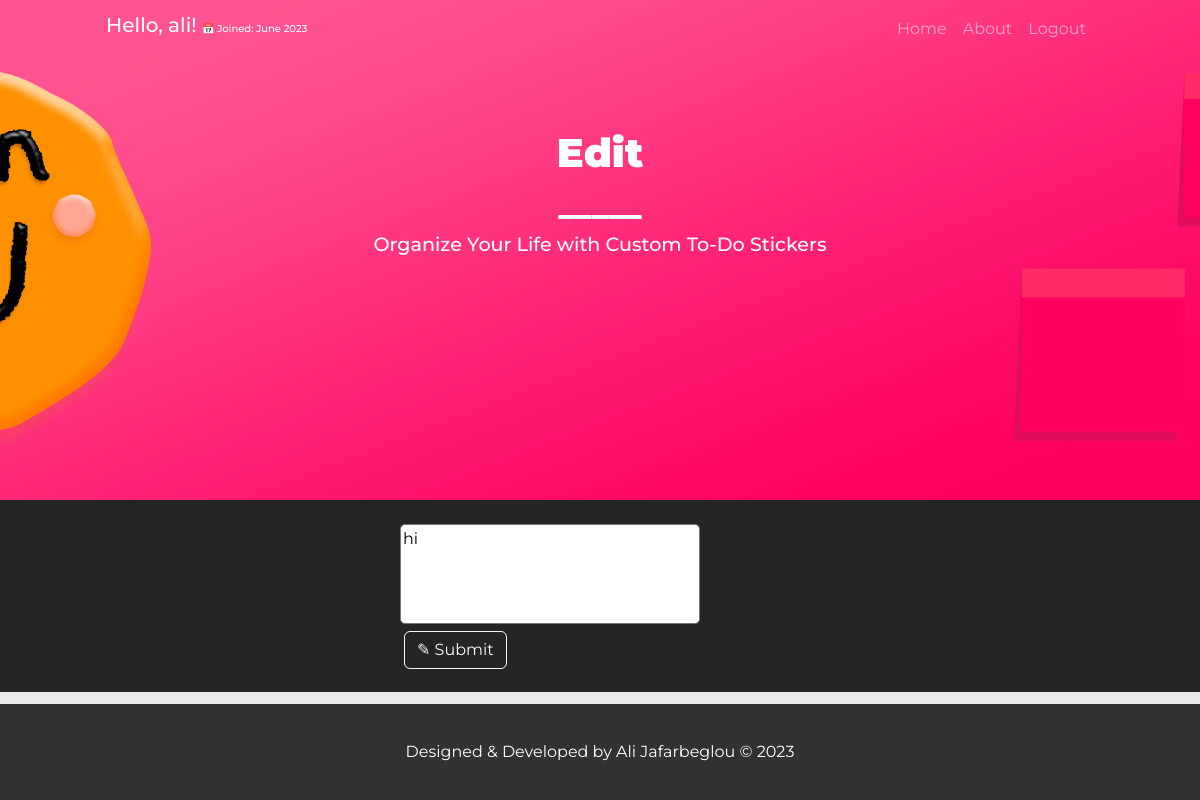
Before: /edit-todo/1 (signed in) with the older database file.
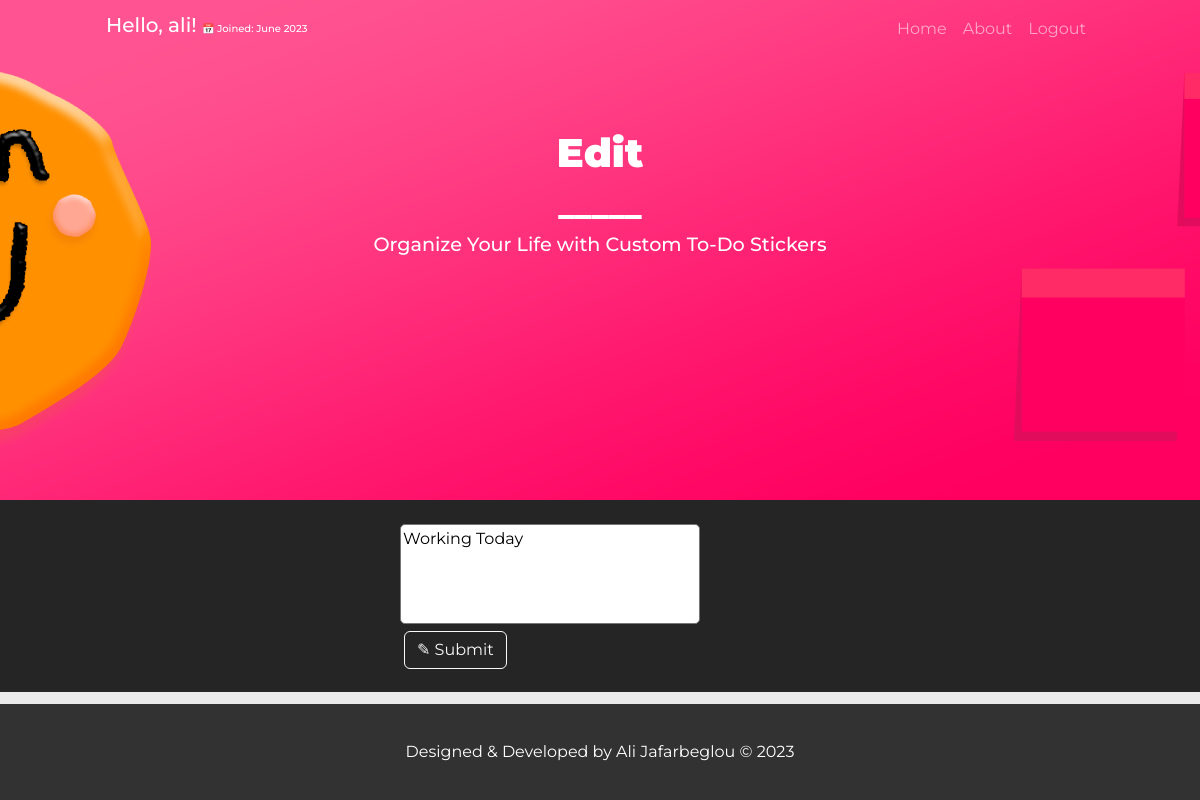
After: the same page with the newer database file.
### main.py (models this page shows)
    class ToDo(db.Model):
        __tablename__ = "to_do"
        id = db.Column(db.Integer, primary_key=True)
        todo_id = db.Column(db.Integer, db.ForeignKey(
            "users.id"), nullable=False)
        parent_user = relationship("Users", back_populates="todos")
        todo = db.Column(db.String(250))
        post_time = db.Column(db.String(250))

### main.py (the view)
    @app.route('/edit-todo/<int:item_id>', methods=["GET", "POST"])
    @login_required
    def edit_todo(item_id):
        todo = ToDo.query.get_or_404(item_id)
        edit_form = ToDoForm(obj=todo)
        if edit_form.validate_on_submit():
            todo.todo = edit_form.todo.data
            db.session.commit()
            return redirect(url_for('home'))
        return render_template('edit.html', form=edit_form, current_user=current_user, edit_page=True, logged_in=current_user.is_authenticated)

### main.py
    class ToDoForm(FlaskForm):
        todo = TextAreaField('ToDo', validators=[DataRequired(), Length(
            min=1, max=100)], render_kw={
            "class": "textArea-sec"})
        submit = SubmitField('Add', render_kw={
                             'class': 'btn btn-light', 'style': 'margin:1%'})

### main.py (called while the page is built)
@login_manager.user_loader
def load_user(user_id):
    return Users.query.get(int(user_id))

### templates/edit.html (shortened to what this page needs)
{% block content %}
{% include 'header.html' %}
<section class="container-fluid form-sec" style="background-color:#252525">
    <div class="form-div">
    <form method="POST">
    {{ form.todo(size=40, placeholder='Stick a new task') }} <br>
    <button class="btn btn-outline-light" style="margin-left:4px ;">✎ Submit</button>
    </form>
    </div>
</section>
{% include 'footer.html' %}
{% endblock %}

Changed rows visible on the page:
changed ToDo: todo "hi" → "Working Today"
